Frame 1 (no input): blank canvas, image omitted
Frame 60 (the mouse pressed at the canvas centre just before this capture): blank canvas, image omitted
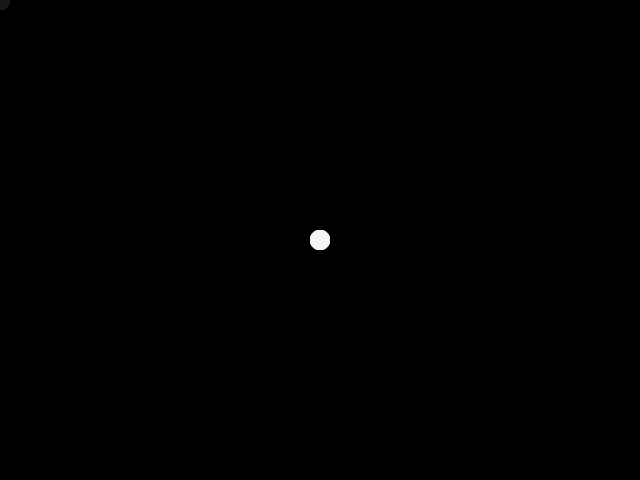
Frame 120 (the mouse held since frame 60 and released just before this capture)

The Processing sketch whose frames 1 and 60 were blank and that drew this single picture after the mouse press (run headless with seeded random() and noise(); from frame 60 on, the mouse is pressed at the canvas centre):

// Processing sketch: sketch_11_6_14
// ── sketch_11_6_14.pde
void setup() {
  size(640, 480);
  background(0);
}

void draw() {
  float diameter = 20;
  fill(255);
  ellipse(mouseX, mouseY, diameter, diameter);
  noStroke();
  fill(0, 0, 0, 10);
  rect(0, 0, width, height);
}
